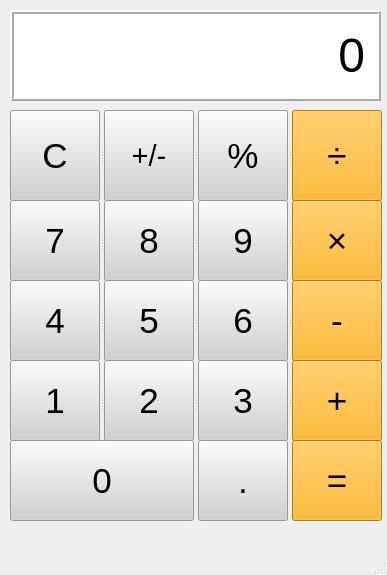
<?xml version="1.0" encoding="UTF-8"?>
<ui version="4.0">
 <class>MainWindow</class>
 <widget class="QMainWindow" name="MainWindow">
  <property name="geometry">
   <rect>
    <x>0</x>
    <y>0</y>
    <width>387</width>
    <height>575</height>
   </rect>
  </property>
  <property name="windowTitle">
   <string>Calculator</string>
  </property>
  <widget class="QWidget" name="centralwidget">
   <widget class="QLabel" name="outputLable">
    <property name="geometry">
     <rect>
      <x>10</x>
      <y>10</y>
      <width>371</width>
      <height>91</height>
     </rect>
    </property>
    <property name="font">
     <font>
      <pointsize>36</pointsize>
     </font>
    </property>
    <property name="styleSheet">
     <string notr="true">background-color: rgb(255, 255, 255);</string>
    </property>
    <property name="frameShape">
     <enum>QFrame::Box</enum>
    </property>
    <property name="frameShadow">
     <enum>QFrame::Raised</enum>
    </property>
    <property name="lineWidth">
     <number>2</number>
    </property>
    <property name="text">
     <string>0</string>
    </property>
    <property name="alignment">
     <set>Qt::AlignRight|Qt::AlignTrailing|Qt::AlignVCenter</set>
    </property>
    <property name="margin">
     <number>10</number>
    </property>
   </widget>
   <widget class="QPushButton" name="equalButton">
    <property name="geometry">
     <rect>
      <x>292</x>
      <y>440</y>
      <width>90</width>
      <height>81</height>
     </rect>
    </property>
    <property name="font">
     <font>
      <pointsize>26</pointsize>
     </font>
    </property>
    <property name="styleSheet">
     <string notr="true">background-color: rgb(255, 170, 0);</string>
    </property>
    <property name="text">
     <string>=</string>
    </property>
   </widget>
   <widget class="QPushButton" name="decimalButton">
    <property name="geometry">
     <rect>
      <x>198</x>
      <y>440</y>
      <width>90</width>
      <height>81</height>
     </rect>
    </property>
    <property name="font">
     <font>
      <pointsize>26</pointsize>
     </font>
    </property>
    <property name="styleSheet">
     <string notr="true">background-color: rgb(209, 209, 209);</string>
    </property>
    <property name="text">
     <string>.</string>
    </property>
   </widget>
   <widget class="QPushButton" name="zeroButton">
    <property name="geometry">
     <rect>
      <x>10</x>
      <y>440</y>
      <width>184</width>
      <height>81</height>
     </rect>
    </property>
    <property name="font">
     <font>
      <pointsize>26</pointsize>
     </font>
    </property>
    <property name="styleSheet">
     <string notr="true">background-color: rgb(209, 209, 209);</string>
    </property>
    <property name="text">
     <string>0</string>
    </property>
   </widget>
   <widget class="QSplitter" name="splitter">
    <property name="geometry">
     <rect>
      <x>10</x>
      <y>110</y>
      <width>372</width>
      <height>91</height>
     </rect>
    </property>
    <property name="orientation">
     <enum>Qt::Horizontal</enum>
    </property>
    <widget class="QPushButton" name="cButton">
     <property name="font">
      <font>
       <pointsize>26</pointsize>
      </font>
     </property>
     <property name="styleSheet">
      <string notr="true">background-color: rgb(209, 209, 209);</string>
     </property>
     <property name="text">
      <string>C</string>
     </property>
    </widget>
    <widget class="QPushButton" name="plusminusButton">
     <property name="font">
      <font>
       <pointsize>22</pointsize>
      </font>
     </property>
     <property name="styleSheet">
      <string notr="true">background-color: rgb(209, 209, 209);</string>
     </property>
     <property name="text">
      <string>+/-</string>
     </property>
    </widget>
    <widget class="QPushButton" name="percentButton">
     <property name="font">
      <font>
       <pointsize>26</pointsize>
      </font>
     </property>
     <property name="styleSheet">
      <string notr="true">background-color: rgb(209, 209, 209);</string>
     </property>
     <property name="text">
      <string>%</string>
     </property>
    </widget>
    <widget class="QPushButton" name="divideButton">
     <property name="font">
      <font>
       <pointsize>26</pointsize>
      </font>
     </property>
     <property name="styleSheet">
      <string notr="true">background-color: rgb(255, 170, 0);</string>
     </property>
     <property name="text">
      <string>÷</string>
     </property>
    </widget>
   </widget>
   <widget class="QSplitter" name="splitter_2">
    <property name="geometry">
     <rect>
      <x>10</x>
      <y>200</y>
      <width>372</width>
      <height>81</height>
     </rect>
    </property>
    <property name="orientation">
     <enum>Qt::Horizontal</enum>
    </property>
    <widget class="QPushButton" name="sevenButton">
     <property name="font">
      <font>
       <pointsize>26</pointsize>
      </font>
     </property>
     <property name="styleSheet">
      <string notr="true">background-color: rgb(209, 209, 209);</string>
     </property>
     <property name="text">
      <string>7</string>
     </property>
    </widget>
    <widget class="QPushButton" name="eightButton">
     <property name="font">
      <font>
       <pointsize>26</pointsize>
      </font>
     </property>
     <property name="styleSheet">
      <string notr="true">background-color: rgb(209, 209, 209);</string>
     </property>
     <property name="text">
      <string>8</string>
     </property>
    </widget>
    <widget class="QPushButton" name="nineButton">
     <property name="font">
      <font>
       <pointsize>26</pointsize>
      </font>
     </property>
     <property name="styleSheet">
      <string notr="true">background-color: rgb(209, 209, 209);</string>
     </property>
     <property name="text">
      <string>9</string>
     </property>
    </widget>
    <widget class="QPushButton" name="multiplyButton">
     <property name="font">
      <font>
       <pointsize>26</pointsize>
      </font>
     </property>
     <property name="styleSheet">
      <string notr="true">background-color: rgb(255, 170, 0);</string>
     </property>
     <property name="text">
      <string>×</string>
     </property>
    </widget>
   </widget>
   <widget class="QSplitter" name="splitter_3">
    <property name="geometry">
     <rect>
      <x>10</x>
      <y>280</y>
      <width>372</width>
      <height>81</height>
     </rect>
    </property>
    <property name="orientation">
     <enum>Qt::Horizontal</enum>
    </property>
    <widget class="QPushButton" name="fourButton">
     <property name="font">
      <font>
       <pointsize>26</pointsize>
      </font>
     </property>
     <property name="styleSheet">
      <string notr="true">background-color: rgb(209, 209, 209);</string>
     </property>
     <property name="text">
      <string>4</string>
     </property>
    </widget>
    <widget class="QPushButton" name="fiveButton">
     <property name="font">
      <font>
       <pointsize>26</pointsize>
      </font>
     </property>
     <property name="styleSheet">
      <string notr="true">background-color: rgb(209, 209, 209);</string>
     </property>
     <property name="text">
      <string>5</string>
     </property>
    </widget>
    <widget class="QPushButton" name="sixButton">
     <property name="font">
      <font>
       <pointsize>26</pointsize>
      </font>
     </property>
     <property name="styleSheet">
      <string notr="true">background-color: rgb(209, 209, 209);</string>
     </property>
     <property name="text">
      <string>6</string>
     </property>
    </widget>
    <widget class="QPushButton" name="minusButton">
     <property name="font">
      <font>
       <pointsize>26</pointsize>
      </font>
     </property>
     <property name="styleSheet">
      <string notr="true">background-color: rgb(255, 170, 0);
</string>
     </property>
     <property name="text">
      <string>-</string>
     </property>
    </widget>
   </widget>
   <widget class="QSplitter" name="splitter_4">
    <property name="geometry">
     <rect>
      <x>10</x>
      <y>360</y>
      <width>372</width>
      <height>81</height>
     </rect>
    </property>
    <property name="orientation">
     <enum>Qt::Horizontal</enum>
    </property>
    <widget class="QPushButton" name="oneButton">
     <property name="font">
      <font>
       <pointsize>26</pointsize>
      </font>
     </property>
     <property name="styleSheet">
      <string notr="true">background-color: rgb(209, 209, 209);</string>
     </property>
     <property name="text">
      <string>1</string>
     </property>
    </widget>
    <widget class="QPushButton" name="twoButton">
     <property name="font">
      <font>
       <pointsize>26</pointsize>
      </font>
     </property>
     <property name="styleSheet">
      <string notr="true">background-color: rgb(209, 209, 209);</string>
     </property>
     <property name="text">
      <string>2</string>
     </property>
    </widget>
    <widget class="QPushButton" name="threeButton">
     <property name="font">
      <font>
       <pointsize>26</pointsize>
      </font>
     </property>
     <property name="styleSheet">
      <string notr="true">background-color: rgb(209, 209, 209);</string>
     </property>
     <property name="text">
      <string>3</string>
     </property>
    </widget>
    <widget class="QPushButton" name="addButton">
     <property name="font">
      <font>
       <pointsize>26</pointsize>
      </font>
     </property>
     <property name="styleSheet">
      <string notr="true">background-color: rgb(255, 170, 0);</string>
     </property>
     <property name="text">
      <string>+</string>
     </property>
    </widget>
   </widget>
  </widget>
  <widget class="QMenuBar" name="menubar">
   <property name="geometry">
    <rect>
     <x>0</x>
     <y>0</y>
     <width>387</width>
     <height>21</height>
    </rect>
   </property>
  </widget>
  <widget class="QStatusBar" name="statusbar"/>
 </widget>
 <resources/>
 <connections/>
</ui>
